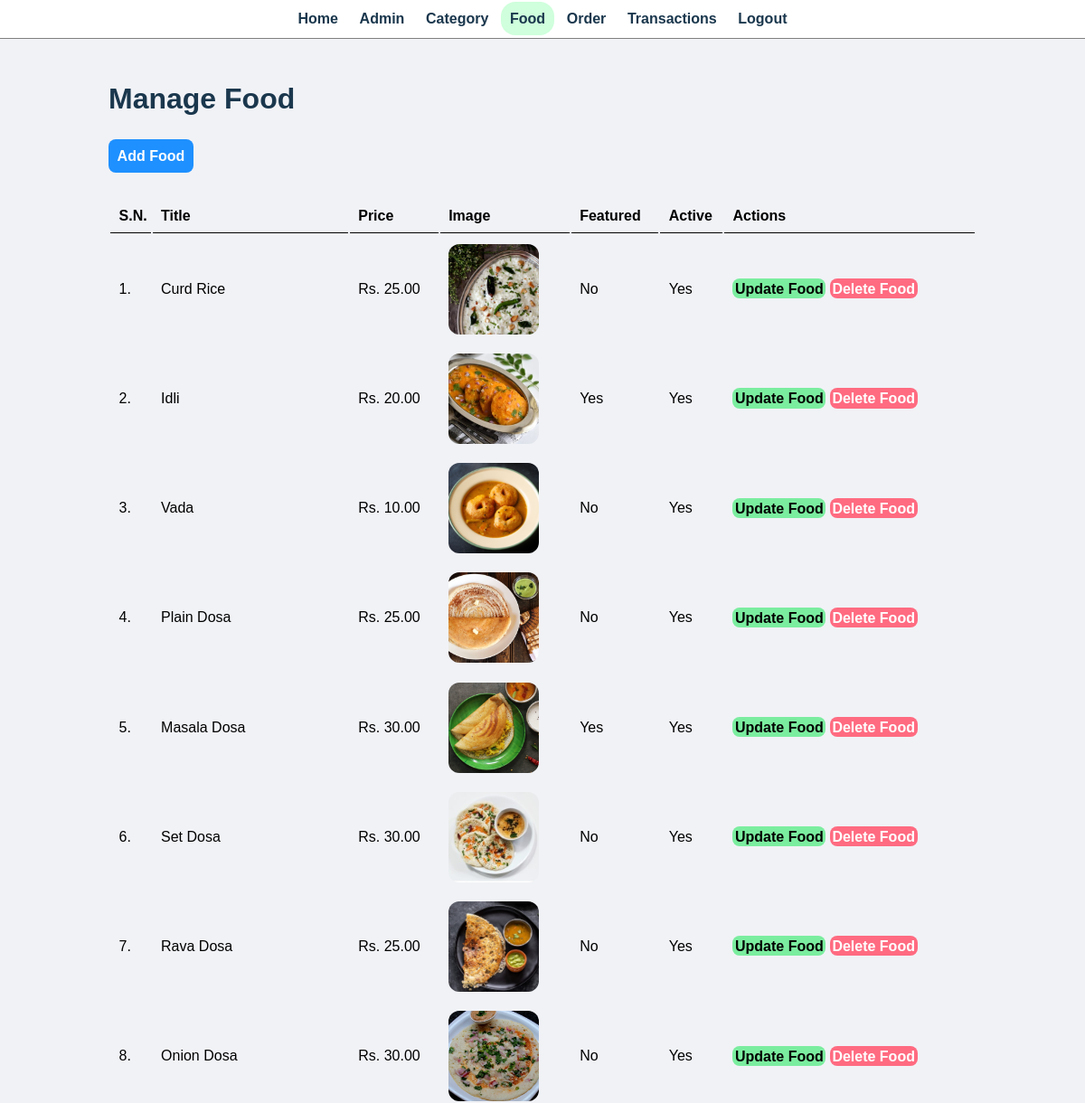
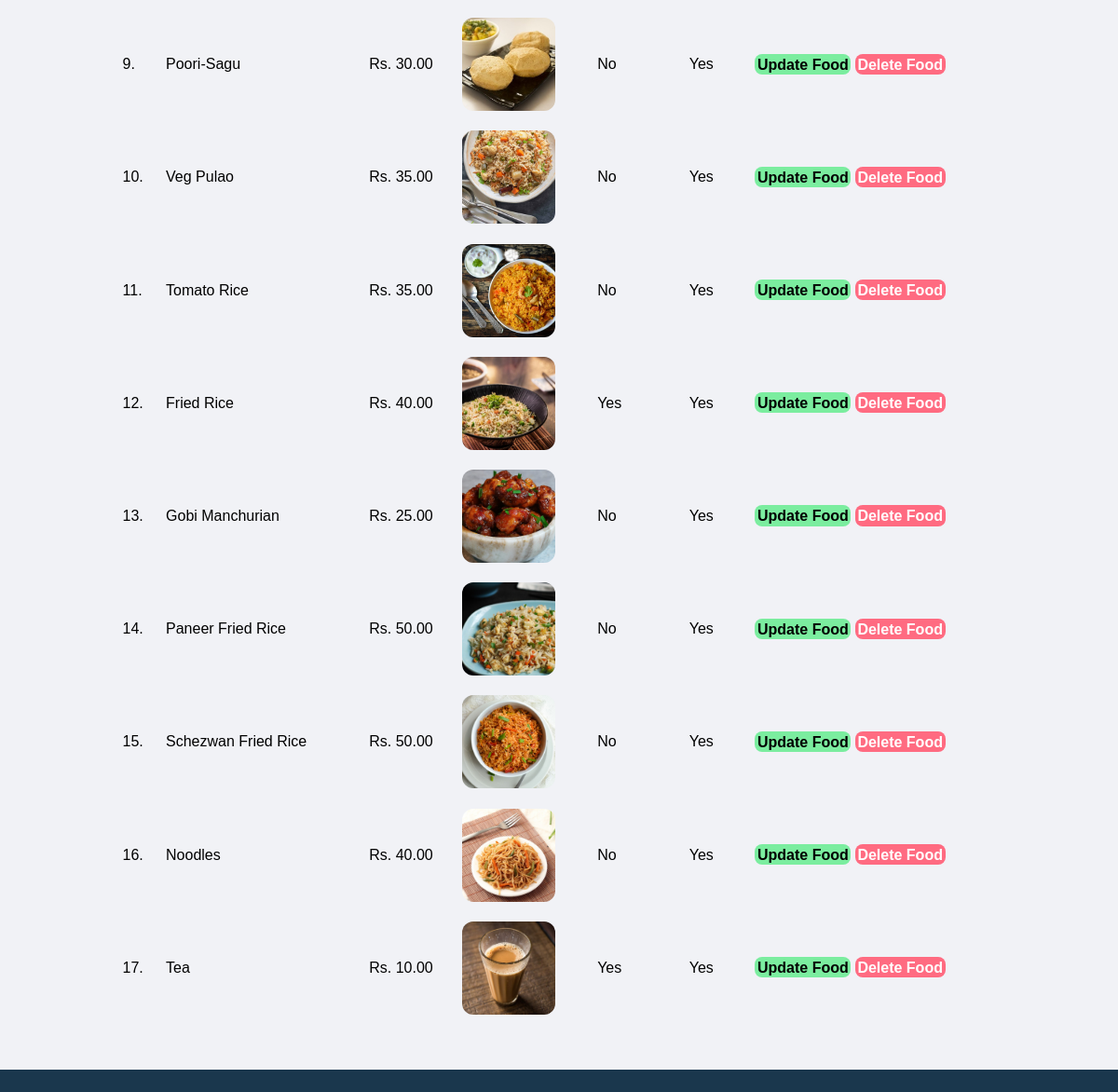
Page /admin/manage-food.php (signed in) on the committed database (2 pictures, top to bottom).
### tables this page shows
CREATE TABLE `tbl_food` (
  `id` int(10) UNSIGNED NOT NULL,
  `title` varchar(100) NOT NULL,
  `description` text NOT NULL,
  `price` decimal(10,2) NOT NULL,
  `image_name` varchar(255) NOT NULL,
  `category_id` int(10) UNSIGNED NOT NULL,
  `featured` varchar(10) NOT NULL,
  `active` varchar(10) NOT NULL
);

### admin/manage-food.php (the view, shortened to what this page needs)
<?php $page="food" ;?>
<?php include('partials/menu.php'); ?>
<div class="main-content">
    <div class="wrapper">
        <h1 class="dash">Manage Food</h1>
        <br /><br />
                <a href="<?php echo SITEURL; ?>admin/add-food.php" class="btn-primary">Add Food</a>
                <br /><br /><br />
                <table class="tbl-full">
                    <tr>
                        <th>S.N.</th>
                        <th>Title</th>
                        <th>Price</th>
                        <th>Image</th>
                        <th>Featured</th>
                        <th>Active</th>
                        <th>Actions</th>
                    </tr>
                    <?php
                        $sql = "SELECT * FROM tbl_food";
                        $res = mysqli_query($conn, $sql);
                        $count = mysqli_num_rows($res);
                        $sn=1;
                        if($count>0)
                        {
                            while($row=mysqli_fetch_assoc($res))
                            {
                                $id = $row['id'];
                                $title = $row['title'];
                                $price = $row['price'];
                                $image_name = $row['image_name'];
                                $featured = $row['featured'];
                                $active = $row['active'];
                                ?>
                                <tr>
                                    <td><?php echo $sn++; ?>. </td>
                                    <td><?php echo $title; ?></td>
                                    <td>Rs. <?php echo $price; ?></td>
                                    <td>
                                        <?php
                                            if($image_name=="")
                                            {
                                                echo "<div class='error'>Image not Added.</div>";
                                            }
                                            else
                                            {
                                                ?>
                                                <img class="image" src="<?php echo SITEURL; ?>images/food/<?php echo $image_name; ?>" width="100px">
                                                <?php
                                            }
                                        ?>
                                    </td>
                                    <td><?php echo $featured; ?></td>
                                    <td><?php echo $active; ?></td>
                                    <td>
                                        <a href="<?php echo SITEURL; ?>admin/update-food.php?id=<?php echo $id; ?>" class="btn-secondary">Update Food</a>
                                        <a href="<?php echo SITEURL; ?>admin/delete-food.php?id=<?php echo $id; ?>&image_name=<?php echo $image_name; ?>" class="btn-danger">Delete Food</a>
                                    </td>
                                </tr>
                                <?php
                            }
                        }
                        else
                        {
                            echo "<tr> <td colspan='7' class='error'> Food not Added Yet. </td> </tr>";
                        }
                    ?>
                </table>
    </div>
</div>
<?php include('partials/footer.php'); ?>

### admin/partials/menu.php (shortened to what this page needs)
<html>
    <head>
        <link rel="stylesheet" href="../css/admin.css">
    </head>
    <body>
        <div class="menu text-center">
            <div class="wrapper">
                <ul>
                    <li class="<?php if($page=="index"){?>active<?php }?>"><a href="index.php">Home</a></li>
                    <li class="<?php if($page=="admin"){?>active<?php }?>"><a href="manage-admin.php">Admin</a></li>
                    <li  class="<?php if($page=="category"){?>active<?php }?>"><a href="manage-category.php">Category</a></li>
                    <li class="<?php if($page=="food"){?>active<?php }?>"><a href="manage-food.php">Food</a></li>
                    <li class="<?php if($page=="order"){?>active<?php }?>"><a href="manage-order.php">Order</a></li>
                    <li class="<?php if($page=="transaction"){?>active<?php }?>"><a href="transaction.php">Transactions</a></li>
                    <li class="<?php if($page=="logout"){?>active<?php }?>"><a href="logout.php">Logout</a></li>
                </ul>
            </div>
        </div>

### admin/partials/footer.php
<div class="footer">
            <div class="wrapper"> <a href="#"></a></p>
            </div>
        </div>
    </body>
</html>

### css/admin.css (style rules this page uses)
* { margin: 0; padding: 0; font-family: Arial, Helvetica, sans-serif; }
.wrapper { padding: 1%; width: 80%; margin: 0 auto; }
.text-center { text-align: center; }
.tbl-full { width: 100%; }
table tr th { border-bottom: 1px solid black; padding: 1%; text-align: left; }
table tr td { padding: 1%; }
.btn-primary { background-color: #1e90ff; padding: 1%; color: white; text-decoration: none; font-weight: bold; border-radius: 8px; }
.btn-secondary { background-color: #7bed9f; padding: 1%; color: black; text-decoration: none; font-weight: bold; border-radius: 8px; }
.btn-danger { background-color: #ff6b81; padding: 1%; color: white; text-decoration: none; font-weight: bold; border-radius: 8px; }
.menu { border-bottom: 1px solid grey; }
.menu ul { list-style-type: none; }
.menu ul li { display: inline; padding: 1%; }
.menu ul li a { text-decoration: none; font-weight: bold; color: #1A374D; }
.active { background-color: #CFFFDC; border-radius: 16px; }
.main-content { background-color: #f1f2f6; padding: 3% 0; }
.dash { color: #1A374D; }
.footer { background-color: #1A374D; color: white; }
.image { border-radius: 12px; }

### rows in the picture
tbl_food: title "Curd Rice", price "25.00", image_name (picture), featured "No", active "Yes"
tbl_food: title "Idli", price "20.00", image_name (picture), featured "Yes", active "Yes"
tbl_food: title "Vada", price "10.00", image_name (picture), featured "No", active "Yes"
tbl_food: title "Plain Dosa", price "25.00", image_name (picture), featured "No", active "Yes"
tbl_food: title "Masala Dosa", price "30.00", image_name (picture), featured "Yes", active "Yes"
tbl_food: title "Set Dosa", price "30.00", image_name (picture), featured "No", active "Yes"
tbl_food: title "Rava Dosa", price "25.00", image_name (picture), featured "No", active "Yes"
tbl_food: title "Onion Dosa", price "30.00", image_name (picture), featured "No", active "Yes"
tbl_food: title "Poori-Sagu", price "30.00", image_name (picture), featured "No", active "Yes"
tbl_food: title "Veg Pulao", price "35.00", image_name (picture), featured "No", active "Yes"
tbl_food: title "Tomato Rice", price "35.00", image_name (picture), featured "No", active "Yes"
tbl_food: title "Fried Rice", price "40.00", image_name (picture), featured "Yes", active "Yes"
tbl_food: title "Gobi Manchurian", price "25.00", image_name (picture), featured "No", active "Yes"
tbl_food: title "Paneer Fried Rice", price "50.00", image_name (picture), featured "No", active "Yes"
tbl_food: title "Schezwan Fried Rice", price "50.00", image_name (picture), featured "No", active "Yes"
tbl_food: title "Noodles", price "40.00", image_name (picture), featured "No", active "Yes"
tbl_food: title "Tea", price "10.00", image_name (picture), featured "Yes", active "Yes"
